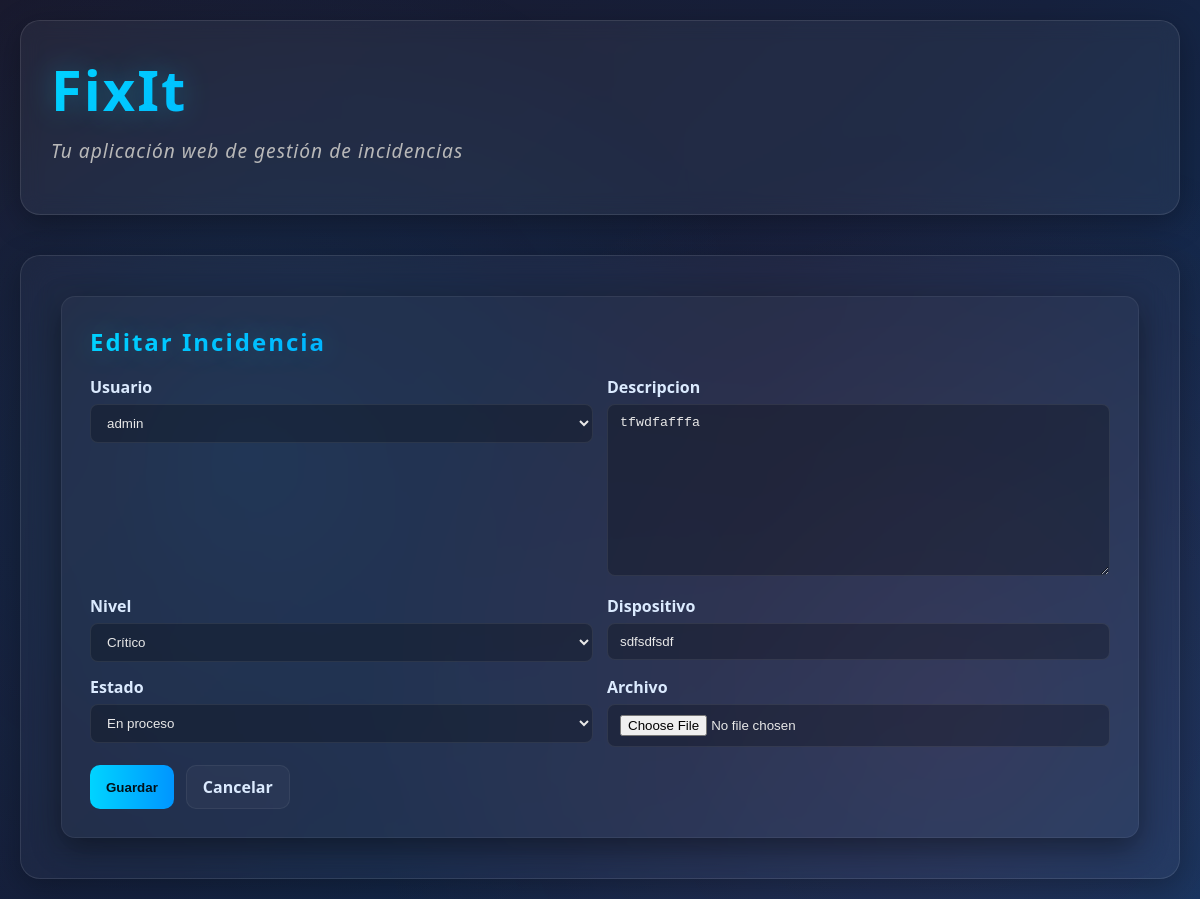
The page /fixit/incidencias/6/update/ on the database its author committed.
### fixit/models.py (models this page shows, shortened)
class Incidencia(models.Model):
    NIVEL_CHOICES = [
        (0, "Crítico"),
        (1, "Alto"),
        (2, "Medio"),
        (3, "Bajo"),
        (4, "Informativo"),
    ]
    ESTADO_CHOICES = [
        ("abierta", "Abierta"),
        ("en_proceso", "En proceso"),
        ("resuelta", "Resuelta"),
    ]
    usuario = models.ForeignKey(User, on_delete=models.CASCADE, related_name="incidencias")
    descripcion = models.TextField()
    fecha = models.DateTimeField(auto_now_add=True) # Fecha y hora de creación automática (no va a aperecer en el formulario)
    nivel = models.IntegerField(choices=NIVEL_CHOICES, default=4)
    dispositivo = models.CharField(max_length=100, blank=True, null=True)
    estado = models.CharField(max_length=20, choices=ESTADO_CHOICES, default="abierta")
    archivo = models.FileField(upload_to="incidencias/", blank=True, null=True)

### fixit/views.py (the view)
# urls.py: path("incidencias/<int:pk>/update/", IncidenciaUpdateView.as_view(), name="incidencia_update"),
class IncidenciaUpdateView(UpdateView):
    model = Incidencia
    fields = '__all__'
    template_name = "fixit/incidencia/form.html"
    success_url = reverse_lazy('incidencias_list')

### fixit/templates/fixit/incidencia/form.html (shortened to what this page needs)
{% extends "base.html" %}
{% block content %}
<div class="form-card">
    <h2>{% if form.instance.pk %}Editar{% else %}Crear{% endif %} Incidencia</h2>
    <form method="post" enctype="multipart/form-data" novalidate>
        <div class="form-grid">
            {% for field in form %}
                <div class="form-group">
                    <label for="{{ field.id_for_label }}">{{ field.label }}</label>
                    {{ field }}
                </div>
            {% endfor %}
        </div>
        <div class="form-actions">
            <button type="submit" class="btn btn-primary">Guardar</button>
            <a href="{% url 'incidencias_list' %}" class="btn btn-secondary">Cancelar</a>
        </div>
    </form>
</div>
{% endblock %}

### fixit/templates/base.html (style rules this page uses)
* { margin: 0; padding: 0; box-sizing: border-box; }
body { background: linear-gradient(135deg, #1a1a2e 0%, #16213e 50%, #0f3460 100%); min-height: 100vh; font-family: 'Segoe UI', Tahoma, Geneva, Verdana, sans-serif; color: #e8e8e8; padding: 20px; position: relative; overflow-x: hidden; }
body::before { content: ''; position: fixed; top: 0; left: 0; width: 100%; height: 100%; background: radial-gradient(circle at 20% 50%, rgba(0, 149, 255, 0.1) 0%, transparent 50%), radial-gradient(circle at 80% 80%, rgba(255, 71, 87, 0.1) 0%, transparent 50%); pointer-events: none; z-index: 0; }
h2 { margin-block-end: 10px; background: linear-gradient(135deg, #00d4ff 0%, #0095ff 50%, #ff4757 100%); -webkit-background-clip: text; -webkit-text-fill-color: transparent; background-clip: text; margin-bottom: 10px; letter-spacing: 2px; text-shadow: 0 0 30px rgba(0, 212, 255, 0.3); }
a { color: #00d4ff; text-decoration: none; transition: color 0.3s ease; }

### fixit/templates/fixit/incidencia/form.html (style rules this page uses)
.form-card { max-width: auto; margin: 0 auto; padding: 28px; background: rgba(255,255,255,0.03); border-radius: 14px; border: 1px solid rgba(255,255,255,0.06); box-shadow: 0 10px 30px rgba(0,0,0,0.4); }
.form-card h2 { margin-bottom: 18px; }
.form-grid { display: grid; grid-template-columns: repeat(2, 1fr); gap: 14px; }
.form-group label { display: block; margin-bottom: 6px; font-weight: 600; color: #dbeafe; }
.form-group input[type="text"], .form-group input[type="email"], .form-group input[type="number"], .form-group select, .form-group textarea, .form-group input[type="file"], .form-group input[type="date"], .form-group input[type="datetime-local"] { width: 100%; padding: 10px 12px; border-radius: 8px; border: 1px solid rgba(255,255,255,0.08); background: rgba(0,0,0,0.25); color: #e8e8e8; outline: none; transition: box-shadow .15s, border-color .15s; }
.form-actions { display:flex; gap:12px; margin-top:18px; }
.btn { padding: 10px 16px; border-radius: 10px; text-decoration:none; border: none; cursor: pointer; font-weight: 700; }
.btn-primary { background: linear-gradient(90deg,#00d4ff,#0095ff); color: #00121a; }
.btn-secondary { background: rgba(255,255,255,0.03); color: #dbeafe; border:1px solid rgba(255,255,255,0.06); }

### rows shown on the page
Incidencia: form "admin" "tfwdfafffa" "Crítico" "sdfsdfsdf" "En proceso"

### other values the page prints
{{ field.label }} "Usuario" "Descripcion" "Nivel" "Dispositivo" "Estado" "Archivo"
